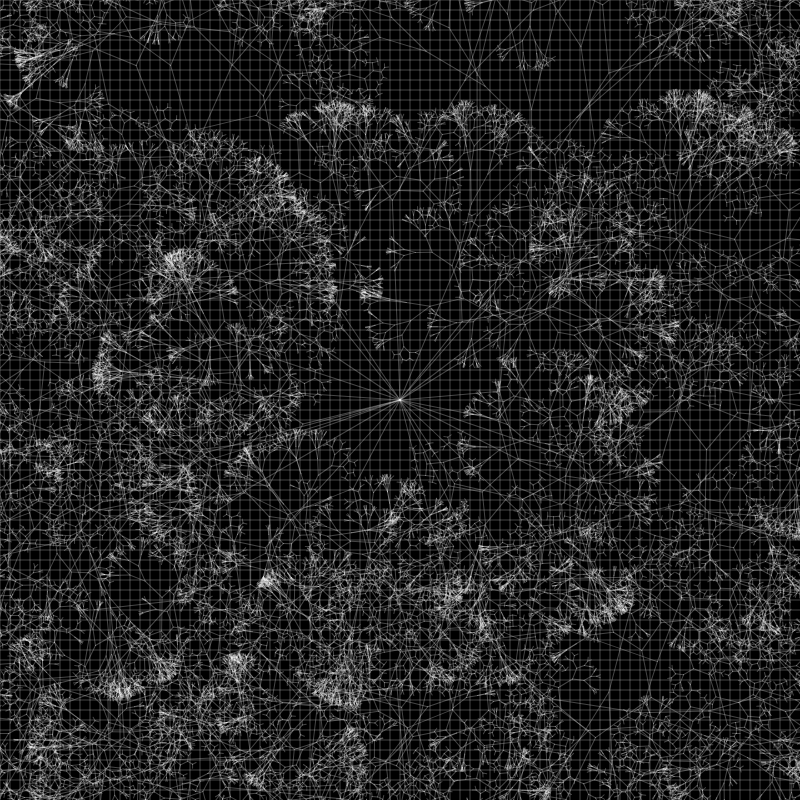
Frame 1 (no input)
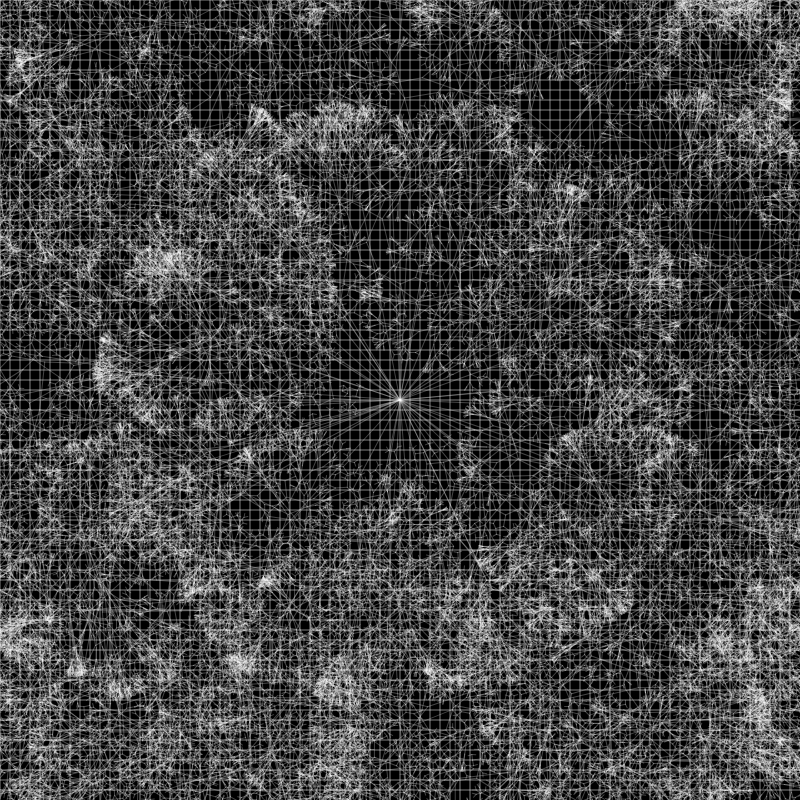
Frame 2 (the mouse pressed at the canvas centre, redrawn once)

The p5.js sketch that drew these frames (run headless with seeded random() and noise() and a simulated clock; the mouse was pressed at the canvas centre and the sketch redrawn once):

// p5.js sketch
// ── sketch.js
// randomly generates fractal tree art behind grid 
// meant to look like city blueprint 
function setup() {
	var size = 800;
	createCanvas(size, size);
	background(0);
  
noLoop();
  
	stroke(255,70);
	angleMode(DEGREES);
}

function draw() {
  //creating grid
    for (var i = 0; i < width; i += 10) {
    
  	line(i, 0, i, height);
  	line(width, i, 0, i);
  
  }
	// creating main tree and branches
	translate(width/2,height/2)
  rotate(90/2);
	branchComponent(100, 8, 60);
  branchComponent(200, 18, 50);
  
}

function branch(len, angle, gen) {
  // the angle , size and other properties of brancing 
	line(0, 0, 0, -len);
	translate(0, -len);
	len *= 0.7;
	angle = random(angle-30, angle+20);

	if (len > 3) {
		push();
		rotate(angle);
		branch(len, angle, gen);
		pop();

		push();

		rotate(-angle);
		branch(len, angle, gen);
		pop();
	}
}
// creating the branch 
function branchComponent(len, amount, angle) {
	var increment = 360/amount;
	var rotAmount;

	for (var i = 0; i < amount; i++) {
		push();
		rotAmount = -180 + increment * i
		rotate(random(rotAmount - 60, rotAmount));
		branch(len, angle, 1);
		pop();
	}
}
